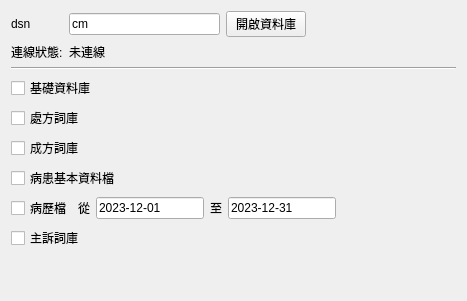
       <widget class="QWidget" name="tab_7">
        <attribute name="title">
         <string>中醫智庫</string>
        </attribute>
        <layout class="QVBoxLayout" name="verticalLayout_7">
         <item>
          <layout class="QGridLayout" name="gridLayout_19">
           <item row="0" column="2">
            <widget class="QLineEdit" name="lineEdit_dsn_cm2">
             <property name="text">
              <string>cm</string>
             </property>
            </widget>
           </item>
           <item row="0" column="3">
            <widget class="QPushButton" name="pushButton_test_connection_cm2">
             <property name="text">
              <string>開啟資料庫</string>
             </property>
            </widget>
           </item>
           <item row="1" column="2">
            <widget class="QLabel" name="label_connection_status_cm2">
             <property name="text">
              <string>未連線</string>
             </property>
            </widget>
           </item>
           <item row="0" column="0">
            <widget class="QLabel" name="label_40">
             <property name="text">
              <string>dsn</string>
             </property>
            </widget>
           </item>
           <item row="1" column="0">
            <widget class="QLabel" name="label_41">
             <property name="text">
              <string>連線狀態:</string>
             </property>
            </widget>
           </item>
           <item row="0" column="4">
            <spacer name="horizontalSpacer_23">
             <property name="orientation">
              <enum>Qt::Horizontal</enum>
             </property>
             <property name="sizeHint" stdset="0">
              <size>
               <width>40</width>
               <height>20</height>
              </size>
             </property>
            </spacer>
           </item>
          </layout>
         </item>
         <item>
          <widget class="Line" name="line_8">
           <property name="orientation">
            <enum>Qt::Horizontal</enum>
           </property>
          </widget>
         </item>
         <item>
          <layout class="QGridLayout" name="gridLayout_18">
           <item row="18" column="0">
            <spacer name="verticalSpacer_9">
             <property name="orientation">
              <enum>Qt::Vertical</enum>
             </property>
             <property name="sizeHint" stdset="0">
              <size>
               <width>20</width>
               <height>40</height>
              </size>
             </property>
            </spacer>
           </item>
           <item row="2" column="0">
            <widget class="QCheckBox" name="checkBox_database_cm2">
             <property name="text">
              <string>基礎資料庫</string>
             </property>
             <property name="checked">
              <bool>false</bool>
             </property>
            </widget>
           </item>
           <item row="4" column="0">
            <widget class="QCheckBox" name="checkBox_compound_cm2">
             <property name="text">
              <string>成方詞庫</string>
             </property>
             <property name="checked">
              <bool>false</bool>
             </property>
            </widget>
           </item>
           <item row="5" column="0">
            <widget class="QCheckBox" name="checkBox_patient_cm2">
             <property name="text">
              <string>病患基本資料檔</string>
             </property>
             <property name="checked">
              <bool>false</bool>
             </property>
            </widget>
           </item>
           <item row="6" column="0">
            <layout class="QHBoxLayout" name="horizontalLayout_9">
             <item>
              <widget class="QCheckBox" name="checkBox_medical_record_cm2">
               <property name="text">
                <string>病歷檔</string>
               </property>
               <property name="checked">
                <bool>false</bool>
               </property>
              </widget>
             </item>
             <item>
              <widget class="QLabel" name="label_33">
               <property name="text">
                <string>從</string>
               </property>
              </widget>
             </item>
             <item>
              <widget class="QLineEdit" name="lineEdit_start_date_cm2">
               <property name="text">
                <string>2023-12-01</string>
               </property>
              </widget>
             </item>
             <item>
              <widget class="QLabel" name="label_34">
               <property name="text">
                <string>至</string>
               </property>
              </widget>
             </item>
             <item>
              <widget class="QLineEdit" name="lineEdit_end_date_cm2">
               <property name="text">
                <string>2023-12-31</string>
               </property>
              </widget>
             </item>
             <item>
              <spacer name="horizontalSpacer_20">
               <property name="orientation">
                <enum>Qt::Horizontal</enum>
               </property>
               <property name="sizeHint" stdset="0">
                <size>
                 <width>40</width>
                 <height>20</height>
                </size>
               </property>
              </spacer>
             </item>
             <item>
              <spacer name="horizontalSpacer_21">
               <property name="orientation">
                <enum>Qt::Horizontal</enum>
               </property>
               <property name="sizeHint" stdset="0">
                <size>
                 <width>40</width>
                 <height>20</height>
                </size>
               </property>
              </spacer>
             </item>
             <item>
              <spacer name="horizontalSpacer_22">
               <property name="orientation">
                <enum>Qt::Horizontal</enum>
               </property>
               <property name="sizeHint" stdset="0">
                <size>
                 <width>40</width>
                 <height>20</height>
                </size>
               </property>
              </spacer>
             </item>
            </layout>
           </item>
           <item row="7" column="0">
            <widget class="QCheckBox" name="checkBox_symptom_cm2">
             <property name="text">
              <string>主訴詞庫</string>
             </property>
             <property name="checked">
              <bool>false</bool>
             </property>
            </widget>
           </item>
           <item row="3" column="0">
            <widget class="QCheckBox" name="checkBox_medicine_cm2">
             <property name="text">
              <string>處方詞庫</string>
             </property>
             <property name="checked">
              <bool>false</bool>
             </property>
            </widget>
           </item>
          </layout>
         </item>
        </layout>
       </widget>
